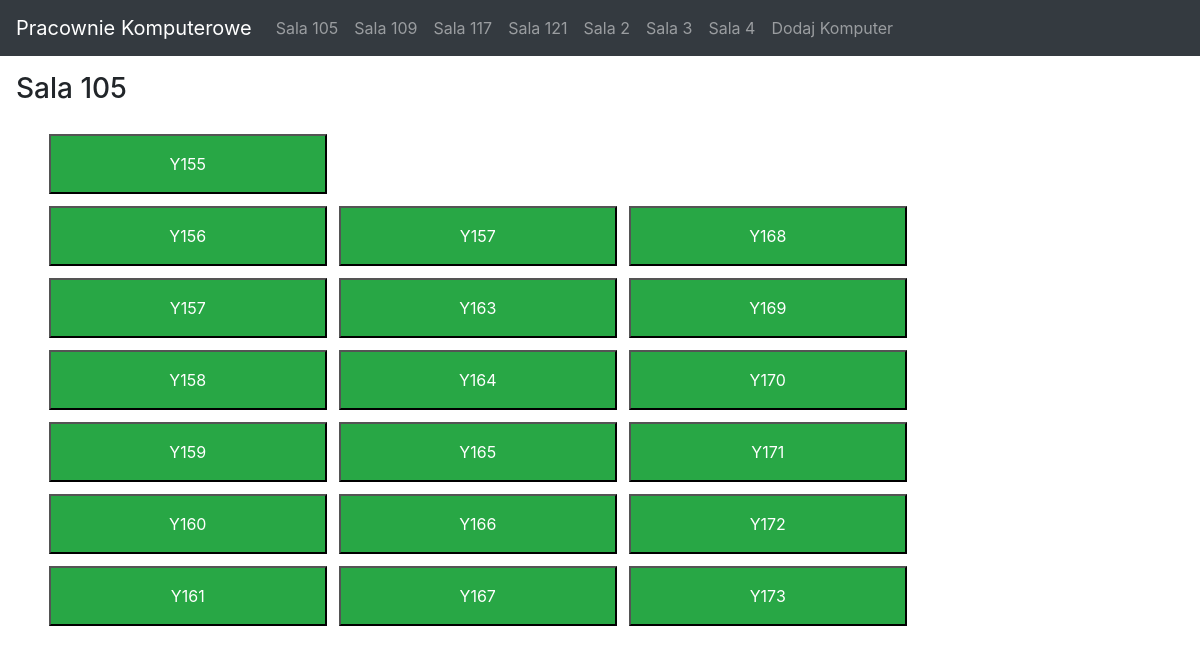
/s105/, run on the app's committed database.
### compView/models.py (models this page shows, shortened)
class Computer(models.Model):
    classR = models.ForeignKey(ClassRoom, on_delete=models.CASCADE)
    name = models.CharField(max_length=200, default ="test")
    ip = models.CharField(max_length=200, default ="test")
    sys = models.CharField(max_length=200, default ="test")
    cpu = models.CharField(max_length=200, default ="test")
    isOn = models.BooleanField()

### compView/views.py (the view)
# urls.py: path("s105/", views.s105, name="s105"),
def s105(response):
    cr = Computer.objects.filter(classR = "3")
    return render(response, "compView/sala105.html", {"cr":cr})

### compView/templates/compView/sala105.html (shortened to what this page needs)
{% extends 'compView/base.html' %}
{% load static %}
{% block content %}
<h3 class="pt-3 ml-3">Sala 105</h3>
<body>
    <div class="container pt-3">
        {%for class in cr%}
        {%if forloop.counter == 1 %}
        {% if class.isOn == True %}
            <button type="button" class="p-3 mb-2 bg-success text-white w-25 text-center m-1" data-toggle="modal" data-target="#{{class.name}}">{{class.name}}</button>
            {%endif%}
        {%else%}
            {% if class.isOn == True %}
            <button type="button" class="p-3 mb-2 bg-success text-white w-25 text-center m-1" data-toggle="modal" data-target="#{{class.name}}">{{class.name}}</button>
            {%endif%}
        {%endif%}
        {% endfor %}
    </div>
</body>
{% endblock %}

### data on the page
Computer: name "Y155"
Computer: name "Y156"
Computer: name "Y157"
Computer: name "Y168"
Computer: name "Y157"
Computer: name "Y163"
Computer: name "Y169"
Computer: name "Y158"
Computer: name "Y164"
Computer: name "Y170"
Computer: name "Y159"
Computer: name "Y165"
Computer: name "Y171"
Computer: name "Y160"
Computer: name "Y166"
Computer: name "Y172"
Computer: name "Y161"
Computer: name "Y167"
Computer: name "Y173"
